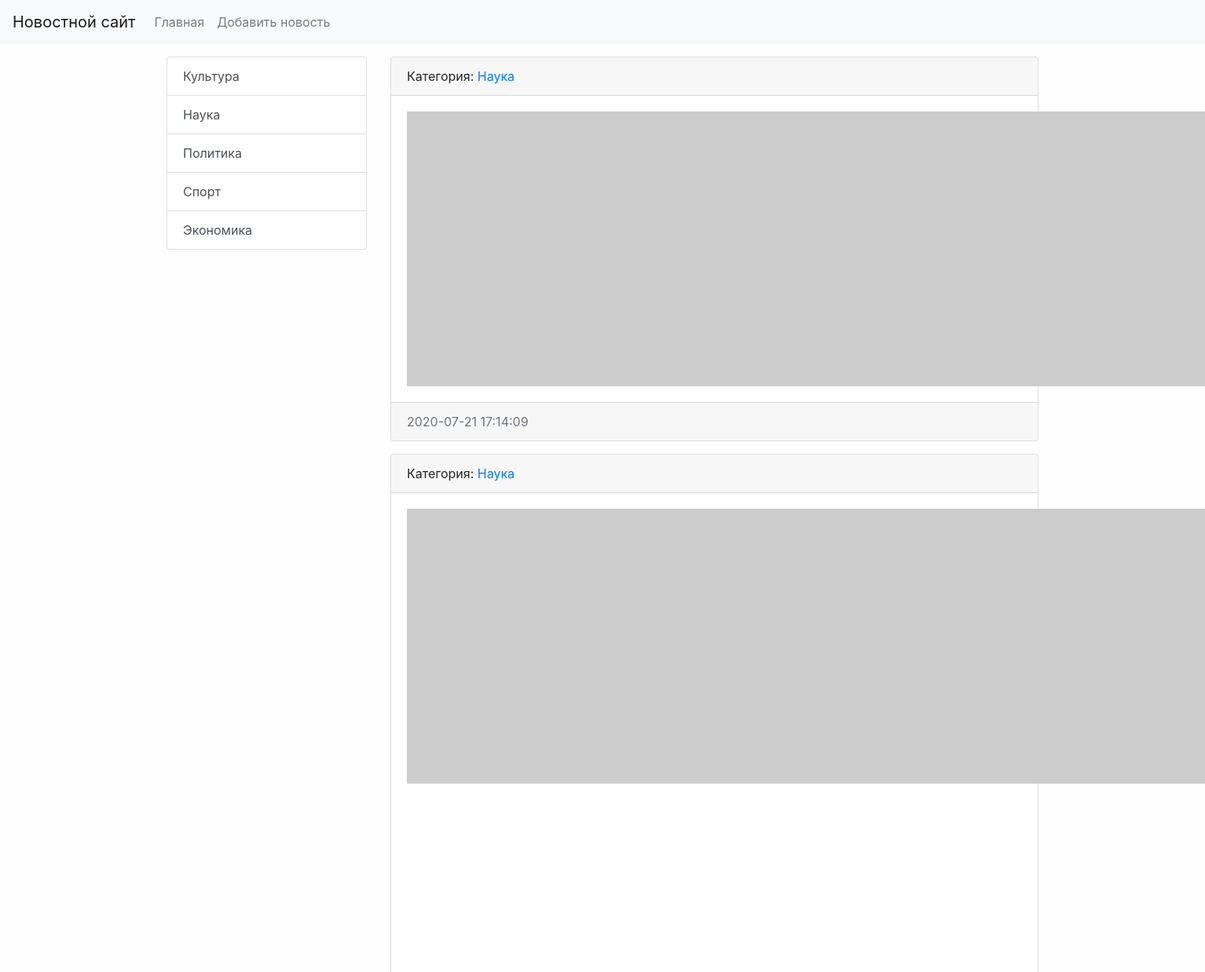
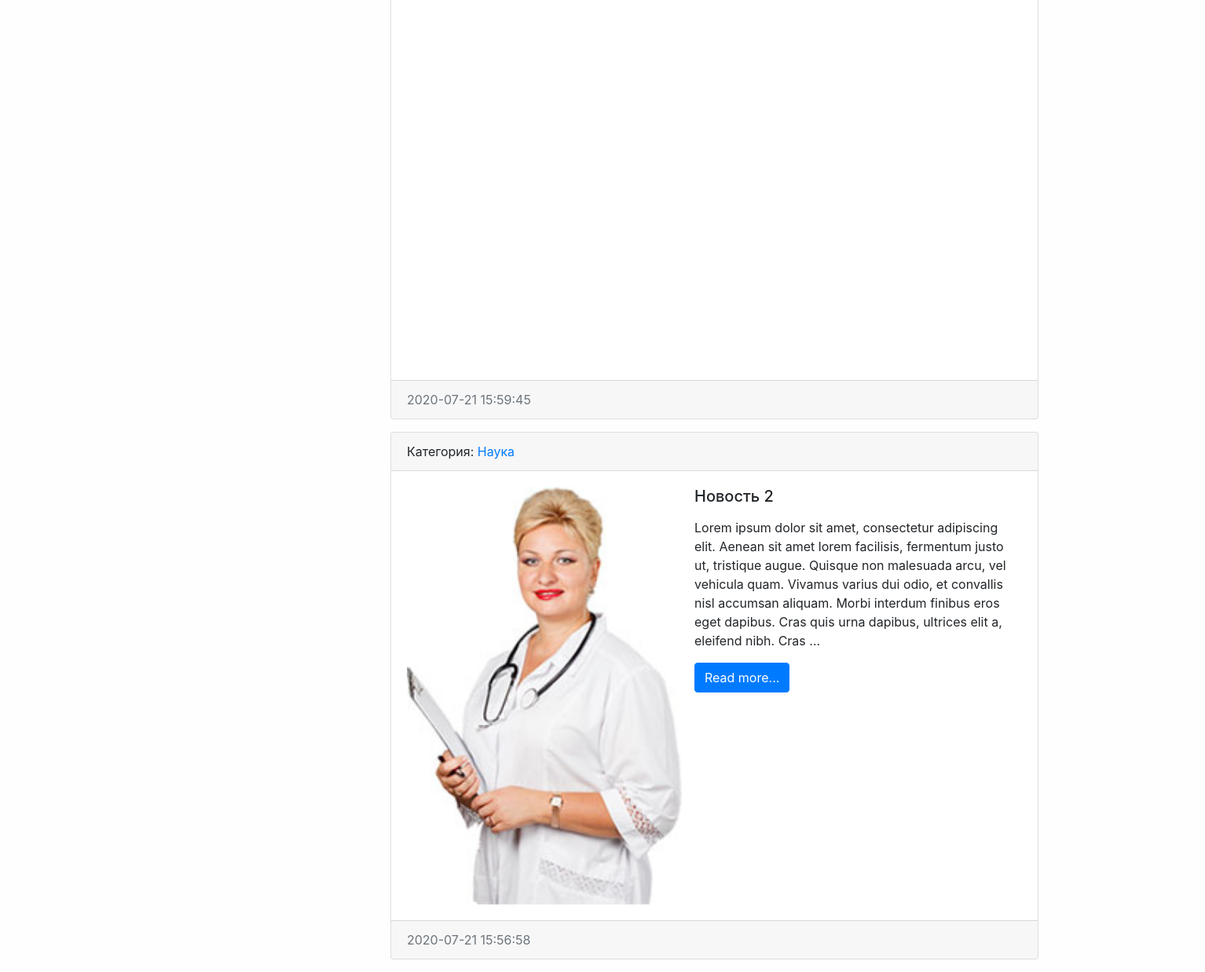
The app's page /category/4/ with its own data (2 pictures, top to bottom).
### news/models.py (models this page shows, shortened)
class Category(models.Model):
    title = models.CharField(max_length=150, db_index=True, verbose_name='Наименование категории')
    def get_absolute_url(self):
        return reverse('category', kwargs={"category_id": self.pk})
    def __str__(self):
        return self.title
    class Meta:
        verbose_name = 'Категория'
        verbose_name_plural = 'Категории'
        ordering = ['title']

class News(models.Model):
    title = models.CharField(max_length=150, verbose_name='Наименование')
    content = models.TextField(blank=True, verbose_name='Контент')
    created_at = models.DateTimeField(auto_now_add=True, verbose_name='Дата публикации')
    updated_at = models.DateTimeField(auto_now=True, verbose_name='Обновлено')
    photo = models.ImageField(upload_to='photos/%Y/%m/%d/', verbose_name='Фото', blank=True)
    is_published = models.BooleanField(default=True, verbose_name='Опубликовано')
    category = models.ForeignKey('Category', on_delete=models.PROTECT, verbose_name='Категория')
    def get_absolute_url(self):
        return reverse('view_news', kwargs={"pk": self.pk})
    class Meta:
        verbose_name = 'Новость'
        verbose_name_plural = 'Новости'
        ordering = ['-created_at']

### news/views.py (the view)
# urls.py: path('category/<int:category_id>/', NewsByCategory.as_view(), name='category'),
class NewsByCategory(ListView):
    model = News
    template_name = 'news/home_news_list.html'
    context_object_name = 'news'
    allow_empty = False
    def get_context_data(self, *, object_list=None, **kwargs):
        context = super().get_context_data(**kwargs)
        context['title'] = Category.objects.get(pk=self.kwargs['category_id'])
        return context
    def get_queryset(self):
        return News.objects.filter(category_id=self.kwargs['category_id'], is_published=True)

### news/templatetags/news_tags.py (called while the page is built)
@register.inclusion_tag('news/list_categories.html')
def show_categories(arg1='Hello', arg2='world'):
    categories = Category.objects.all()
    return {"categories": categories, "arg1": arg1, "arg2": arg2}

### news/templates/news/home_news_list.html (shortened to what this page needs)
{% extends 'base.html' %}
{% block sidebar %}
{% include 'inc/_sidebar.html' %}
{% endblock %}
{% block content %}
{% for item in news %}
<div class="card mb-3">
    <div class="card-header">
        Категория: <a href="{{ item.category.get_absolute_url }}">{{ item.category }}</a>
    </div>
    <div class="card-body">
        <div class="media">
            {% if item.photo %}
            <img src="{{ item.photo.url }}" alt="" width="350" class="mr-3">
            {% else %}
            <img src="https://picsum.photos/id/1060/350/235/?blur=2" alt="" class="mr-3">
            {% endif %}
            <div class="media-body">
                <h5 class="card-title">{{ item.title }}</h5>
                <p class="card-text">{{ item.content|safe|linebreaks|truncatewords:50 }}</p>
                <a href="{{ item.get_absolute_url }}" class="btn btn-primary">Read more...</a>
            </div>
        </div>
    </div>
    <div class="card-footer text-muted">
        {{ item.created_at|date:"Y-m-d H:i:s" }}
    </div>
</div>
{% endfor %}
{% endblock %}

### news/templates/news/list_categories.html
<div class="list-group">
    {% for item in categories %}
    <a href="{{ item.get_absolute_url }}" class="list-group-item list-group-item-action">{{ item.title }}</a>
    {% endfor %}
</div>

### mysite/static/css/style.css (style rules this page uses)
body { background-color: #fefefe; }

### records on screen
Category: title "Культура"
Category: title "Наука"
Category: title "Политика"
Category: title "Спорт"
Category: title "Экономика"
News: category "Наука", created_at "2020-07-21 17:14:09"
News: category "Наука", created_at "2020-07-21 15:59:45"
News: category "Наука", photo (picture), title "Новость 2", content "Lorem ipsum dolor sit amet, consectetur adipiscing elit. Aenean sit amet lorem facilisis, fermentum justo ut, tristique augue. Quisque non malesuada arcu, vel vehicula quam. Vivamus varius dui odio, et convallis nisl accumsan aliquam. Morbi interdum finibus eros eget dapibus. Cras quis urna dapibus, ultrices elit a, eleifend nibh. Cras …", created_at "2020-07-21 15:56:58"
